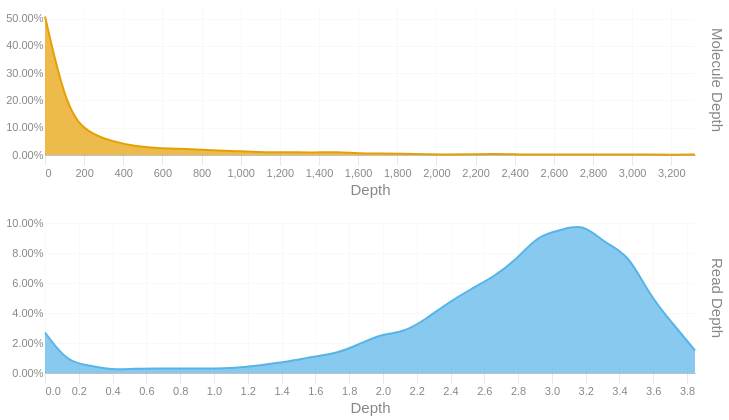

Source (notebook cell):
### Code cell
readdep = depth_hist(tb['Read Depth'], q99, 3)
readdep = readdep.with_columns(pl.lit('Read Depth').alias('Metric'))
if not SKIPLR:
    moldep = depth_hist(tb['Molecule Depth'], mol_q99, 1)
    moldep = moldep.with_columns(pl.lit('Molecule Depth').alias('Metric'))
    _hist = pl.concat([readdep, moldep])
    _hist = _hist.filter(pl.col('Proportion') != 0)
    with SafeRender(_hist):
        (
            alt.Chart(_hist)        
            .mark_area(interpolate = "basis")
            .encode(
                x=alt.X('Bin:Q').scale(domainMin=0).axis(alt.Axis(title='Depth')),
                y = alt.Y('Proportion:Q', title = None).axis(format = '.2%'),
                color = alt.Color('Metric:N').legend(None),
                row = alt.Row("Metric:N").header(title = None, labelOrient = 'right'),
                tooltip = [
                    alt.Tooltip("Metric:N", title = "Metric"),
                    alt.Tooltip('Interval:N', title = "Depth Interval"),
                    alt.Tooltip('Proportion:Q', title = "% Alignments").format('.2%')
                ]
            )
            .resolve_scale(x='independent', y='independent')
            .properties(
                height = 150, width = 650,
                usermeta={'embedOptions': {'downloadFileName': f'{samplename}.depth.hist'}}
            )
        ).display()
else:
    readdep = readdep.filter(pl.col('Proportion') != 0)
    with SafeRender(readdep):
        (
            alt.Chart(readdep)        
            .mark_area(interpolate = "basis")
            .encode(
                x=alt.X('Bin:Q').scale(domainMin=0).axis(alt.Axis(title='Depth')),
                y = alt.Y('Proportion:Q', title = None).axis(format = '.2%'),
                tooltip = [
                    alt.Tooltip('Interval:N', title = "Depth Interval"),
                    alt.Tooltip('Proportion:Q', title = "% Alignments").format('.2%')
                ]
            )
            .properties(
                usermeta={'embedOptions': {'downloadFileName': f'{samplename}.depth.hist'}}
            )
        ).display()

### Figure 1 — Vega-Lite specification as saved in the notebook (floating-point values rounded to 4 significant figures)
{"width": 650, "height": 150, "config": {"title": {"anchor": "start", "dy": -15, "fontSize": 18, "color": "#888888", "subtitleColor": "#888888", "subtitleFontSize": 14}, "arc": {"fill": "#0072B2"}, "axis": {"domainColor": "#888888", "domainWidth": 0.5, "gridWidth": 0.2, "grid": false, "titleFontWeight": 400, "titleFontSize": 15, "labelFontSize": 11, "labelColor": "#888888", "tickColor": "#888888", "tickWidth": 0.2, "titleColor": "#888888"}, "axisBand": {"grid": false}, "axisX": {"grid": true, "tickSize": 10, "domainCap": "round"}, "axisY": {"domain": false, "grid": true, "tickSize": 0, "domainCap": "round"}, "background": "transparent", "header": {"labelFontSize": 15, "labelColor": "#888888", "titleFontSize": 15, "titleFontWeight": 600, "titleColor": "#888888"}, "legend": {"labelFont": "sans-serif", "labelFontSize": 12, "labelColor": "#888888", "symbolSize": 100, "symbolType": "circle", "titleFontSize": 12, "titlePadding": 10, "titleColor": "#888888", "title": null}, "range": {"category": ["#E69F00", "#56B4E9", "#009E73", "#F0E442", "#0072B2", "#D55E00", "#CC79A7", "#000000"], "diverging": ["#cfe8f3", "#a2d4ec", "#73bfe2", "#46abdb", "#1696d2", "#12719e"]}, "area": {"fill": "#0072B2", "fillOpacity": 0.7, "line": true, "strokeOpacity": 0.7}, "line": {"color": "#0072B2", "stroke": "#0072B2", "strokeWidth": 2}, "trail": {"color": "#0072B2", "stroke": "#0072B2", "strokeWidth": 0, "size": 1}, "point": {"filled": true, "fillOpacity": 1.0, "size": 95}, "text": {"color": "#888888", "fontSize": 11, "align": "right", "fontWeight": 400, "size": 11}, "bar": {"fill": "#0072B2", "stroke": null}, "view": {"stroke": null, "continuousWidth": 660, "continuousHeight": 400}}, "data": {"name": "data-6a657023a02ae44ce379c310144eb81a"}, "mark": {"type": "area", "interpolate": "basis"}, "encoding": {"color": {"field": "Metric", "legend": null, "type": "nominal"}, "row": {"field": "Metric", "header": {"title": null, "labelOrient": "right"}, "type": "nominal"}, "tooltip": [{"field": "Metric", "title": "Metric", "type": "nominal"}, {"field": "Interval", "title": "Depth Interval", "type": "nominal"}, {"field": "Proportion", "format": ".2%", "title": "% Alignments", "type": "quantitative"}], "x": {"axis": {"title": "Depth"}, "field": "Bin", "scale": {"domainMin": 0}, "type": "quantitative"}, "y": {"axis": {"format": ".2%"}, "field": "Proportion", "title": null, "type": "quantitative"}}, "resolve": {"scale": {"x": "independent", "y": "independent"}}, "usermeta": {"embedOptions": {"downloadFileName": "S5_Connecticut_979.depth.hist"}}, "$schema": "https://vega.github.io/schema/vega-lite/v6.1.0.json", "datasets": {"data-6a657023a02ae44ce379c310144eb81a": [{"Bin": 0.0, "Interval": "0.0-0.133", "Proportion": 0.027, "Metric": "Read Depth"}, {"Bin": 0.133, "Interval": "0.133-0.265", "Proportion": 0.007, "Metric": "Read Depth"}, {"Bin": 0.265, "Interval": "0.265-0.398", "Proportion": 0.005, "Metric": "Read Depth"}, {"Bin": 0.398, "Interval": "0.398-0.531", "Proportion": 0.002, "Metric": "Read Depth"}, {"Bin": 0.531, "Interval": "0.531-0.663", "Proportion": 0.003, "Metric": "Read Depth"}, {"Bin": 0.663, "Interval": "0.663-0.796", "Proportion": 0.003, "Metric": "Read Depth"}, {"Bin": 0.796, "Interval": "0.796-0.929", "Proportion": 0.003, "Metric": "Read Depth"}, {"Bin": 0.929, "Interval": "0.929-1.061", "Proportion": 0.003, "Metric": "Read Depth"}, {"Bin": 1.061, "Interval": "1.061-1.194", "Proportion": 0.003, "Metric": "Read Depth"}, {"Bin": 1.194, "Interval": "1.194-1.327", "Proportion": 0.004, "Metric": "Read Depth"}, {"Bin": 1.327, "Interval": "1.327-1.459", "Proportion": 0.006, "Metric": "Read Depth"}, {"Bin": 1.459, "Interval": "1.459-1.592", "Proportion": 0.008, "Metric": "Read Depth"}, {"Bin": 1.592, "Interval": "1.592-1.725", "Proportion": 0.011, "Metric": "Read Depth"}, {"Bin": 1.725, "Interval": "1.725-1.857", "Proportion": 0.013, "Metric": "Read Depth"}, {"Bin": 1.857, "Interval": "1.857-1.99", "Proportion": 0.019, "Metric": "Read Depth"}, {"Bin": 1.99, "Interval": "1.99-2.123", "Proportion": 0.026, "Metric": "Read Depth"}, {"Bin": 2.123, "Interval": "2.123-2.255", "Proportion": 0.027, "Metric": "Read Depth"}, {"Bin": 2.255, "Interval": "2.255-2.388", "Proportion": 0.036, "Metric": "Read Depth"}, {"Bin": 2.388, "Interval": "2.388-2.521", "Proportion": 0.047, "Metric": "Read Depth"}, {"Bin": 2.521, "Interval": "2.521-2.653", "Proportion": 0.056, "Metric": "Read Depth"}, {"Bin": 2.653, "Interval": "2.653-2.786", "Proportion": 0.064, "Metric": "Read Depth"}, {"Bin": 2.786, "Interval": "2.786-2.919", "Proportion": 0.075, "Metric": "Read Depth"}, {"Bin": 2.919, "Interval": "2.919-3.051", "Proportion": 0.092, "Metric": "Read Depth"}, {"Bin": 3.051, "Interval": "3.051-3.184", "Proportion": 0.095, "Metric": "Read Depth"}, {"Bin": 3.184, "Interval": "3.184-3.317", "Proportion": 0.1, "Metric": "Read Depth"}, {"Bin": 3.317, "Interval": "3.317-3.449", "Proportion": 0.086, "Metric": "Read Depth"}, {"Bin": 3.449, "Interval": "3.449-3.582", "Proportion": 0.08, "Metric": "Read Depth"}, {"Bin": 3.582, "Interval": "3.582-3.715", "Proportion": 0.051, "Metric": "Read Depth"}, {"Bin": 3.715, "Interval": "3.715-3.847", "Proportion": 0.033, "Metric": "Read Depth"}, {"Bin": 3.847, "Interval": "3.847-3.98", "Proportion": 0.015, "Metric": "Read Depth"}, {"Bin": 0.0, "Interval": "0.0-114.5", "Proportion": 0.508, "Metric": "Molecule Depth"}, {"Bin": 114.5, "Interval": "114.5-229.1", "Proportion": 0.152, "Metric": "Molecule Depth"}, {"Bin": 229.1, "Interval": "229.1-343.6", "Proportion": 0.078, "Metric": "Molecule Depth"}, {"Bin": 343.6, "Interval": "343.6-458.1", "Proportion": 0.05, "Metric": "Molecule Depth"}, {"Bin": 458.1, "Interval": "458.1-572.7", "Proportion": 0.032, "Metric": "Molecule Depth"}, {"Bin": 572.7, "Interval": "572.7-687.2", "Proportion": 0.025, "Metric": "Molecule Depth"}, {"Bin": 687.2, "Interval": "687.2-801.7", "Proportion": 0.023, "Metric": "Molecule Depth"}, {"Bin": 801.7, "Interval": "801.7-916.3", "Proportion": 0.02, "Metric": "Molecule Depth"}, {"Bin": 916.3, "Interval": "916.3-1030.8", "Proportion": 0.015, "Metric": "Molecule Depth"}, {"Bin": 1031.0, "Interval": "1030.8-1145.3", "Proportion": 0.013, "Metric": "Molecule Depth"}, {"Bin": 1145.0, "Interval": "1145.3-1259.9", "Proportion": 0.01, "Metric": "Molecule Depth"}, {"Bin": 1260.0, "Interval": "1259.9-1374.4", "Proportion": 0.01, "Metric": "Molecule Depth"}, {"Bin": 1374.0, "Interval": "1374.4-1488.9", "Proportion": 0.009, "Metric": "Molecule Depth"}, {"Bin": 1489.0, "Interval": "1488.9-1603.5", "Proportion": 0.011, "Metric": "Molecule Depth"}, {"Bin": 1604.0, "Interval": "1603.5-1718.0", "Proportion": 0.006, "Metric": "Molecule Depth"}, {"Bin": 1718.0, "Interval": "1718.0-1832.5", "Proportion": 0.006, "Metric": "Molecule Depth"}, {"Bin": 1832.0, "Interval": "1832.5-1947.1", "Proportion": 0.005, "Metric": "Molecule Depth"}, {"Bin": 1947.0, "Interval": "1947.1-2061.6", "Proportion": 0.002, "Metric": "Molecule Depth"}, {"Bin": 2062.0, "Interval": "2061.6-2176.1", "Proportion": 0.002, "Metric": "Molecule Depth"}, {"Bin": 2176.0, "Interval": "2176.1-2290.7", "Proportion": 0.002, "Metric": "Molecule Depth"}, {"Bin": 2291.0, "Interval": "2290.7-2405.2", "Proportion": 0.004, "Metric": "Molecule Depth"}, {"Bin": 2405.0, "Interval": "2405.2-2519.7", "Proportion": 0.002, "Metric": "Molecule Depth"}, {"Bin": 2520.0, "Interval": "2519.7-2634.3", "Proportion": 0.002, "Metric": "Molecule Depth"}, {"Bin": 2634.0, "Interval": "2634.3-2748.8", "Proportion": 0.002, "Metric": "Molecule Depth"}, {"Bin": 2749.0, "Interval": "2748.8-2863.3", "Proportion": 0.002, "Metric": "Molecule Depth"}, {"Bin": 2863.0, "Interval": "2863.3-2977.8", "Proportion": 0.002, "Metric": "Molecule Depth"}, {"Bin": 2978.0, "Interval": "2977.8-3092.4", "Proportion": 0.002, "Metric": "Molecule Depth"}, {"Bin": 3092.0, "Interval": "3092.4-3206.9", "Proportion": 0.002, "Metric": "Molecule Depth"}, {"Bin": 3207.0, "Interval": "3206.9-3321.4", "Proportion": 0.001, "Metric": "Molecule Depth"}, {"Bin": 3321.0, "Interval": "3321.4-3435.98", "Proportion": 0.002, "Metric": "Molecule Depth"}]}}
